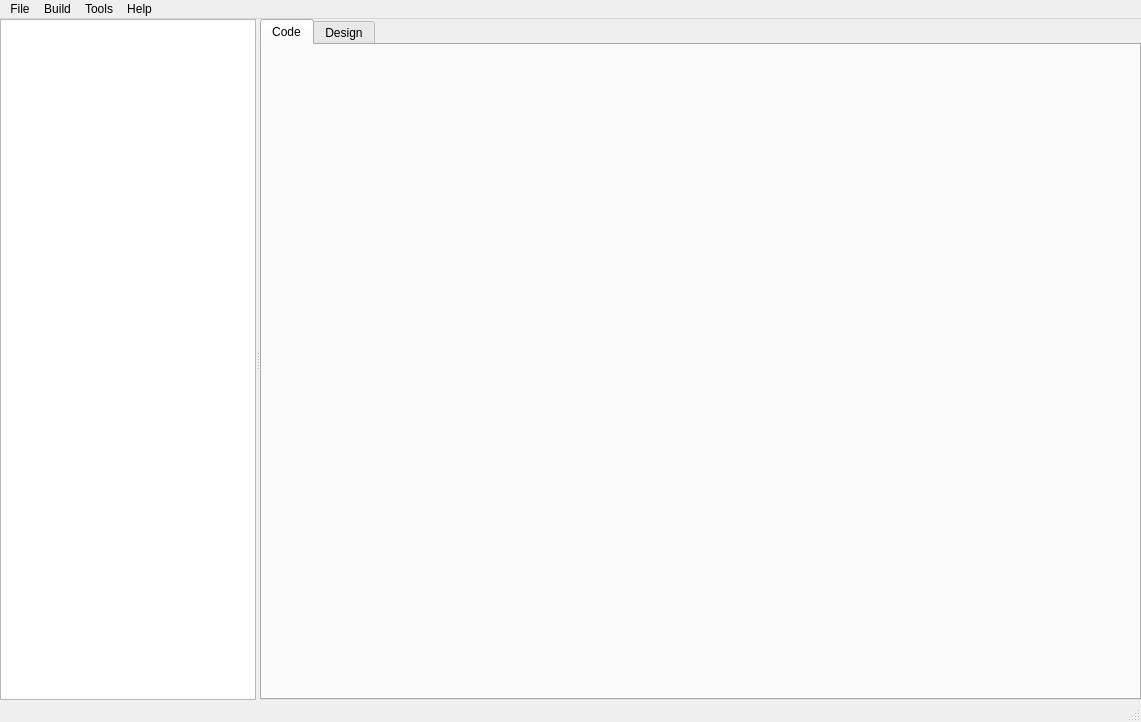
<?xml version="1.0" encoding="UTF-8"?>
<ui version="4.0">
 <class>MainWindow</class>
 <widget class="QMainWindow" name="MainWindow">
  <property name="geometry">
   <rect>
    <x>0</x>
    <y>0</y>
    <width>1141</width>
    <height>722</height>
   </rect>
  </property>
  <property name="acceptDrops">
   <bool>true</bool>
  </property>
  <property name="windowTitle">
   <string>TCAX Creator</string>
  </property>
  <property name="windowIcon">
   <iconset resource="res/res.qrc">
    <normaloff>:/icons/tcax.ico</normaloff>:/icons/tcax.ico</iconset>
  </property>
  <widget class="QWidget" name="centralWidget">
   <layout class="QVBoxLayout" name="verticalLayout">
    <property name="spacing">
     <number>0</number>
    </property>
    <property name="leftMargin">
     <number>0</number>
    </property>
    <property name="topMargin">
     <number>0</number>
    </property>
    <property name="rightMargin">
     <number>0</number>
    </property>
    <property name="bottomMargin">
     <number>0</number>
    </property>
    <item>
     <widget class="QSplitter" name="splitter">
      <property name="orientation">
       <enum>Qt::Horizontal</enum>
      </property>
      <widget class="QTreeView" name="folderTreeView">
       <property name="sizePolicy">
        <sizepolicy hsizetype="Preferred" vsizetype="Minimum">
         <horstretch>0</horstretch>
         <verstretch>0</verstretch>
        </sizepolicy>
       </property>
       <property name="minimumSize">
        <size>
         <width>0</width>
         <height>0</height>
        </size>
       </property>
       <property name="contextMenuPolicy">
        <enum>Qt::CustomContextMenu</enum>
       </property>
       <property name="acceptDrops">
        <bool>false</bool>
       </property>
      </widget>
      <widget class="QTabWidget" name="tabWidget">
       <property name="sizePolicy">
        <sizepolicy hsizetype="Expanding" vsizetype="Expanding">
         <horstretch>30</horstretch>
         <verstretch>0</verstretch>
        </sizepolicy>
       </property>
       <property name="currentIndex">
        <number>0</number>
       </property>
       <widget class="QWidget" name="tabCode">
        <attribute name="title">
         <string>Code</string>
        </attribute>
        <layout class="QVBoxLayout" name="verticalLayout_2">
         <property name="spacing">
          <number>0</number>
         </property>
         <property name="leftMargin">
          <number>0</number>
         </property>
         <property name="topMargin">
          <number>0</number>
         </property>
         <property name="rightMargin">
          <number>0</number>
         </property>
         <property name="bottomMargin">
          <number>0</number>
         </property>
         <item>
          <widget class="ScriptEditor" name="scriptEditor" native="true">
           <property name="acceptDrops">
            <bool>true</bool>
           </property>
          </widget>
         </item>
        </layout>
       </widget>
       <widget class="QWidget" name="tabDesign">
        <attribute name="title">
         <string>Design</string>
        </attribute>
        <layout class="QVBoxLayout" name="verticalLayout_3">
         <property name="spacing">
          <number>0</number>
         </property>
         <property name="leftMargin">
          <number>0</number>
         </property>
         <property name="topMargin">
          <number>0</number>
         </property>
         <property name="rightMargin">
          <number>0</number>
         </property>
         <property name="bottomMargin">
          <number>0</number>
         </property>
         <item>
          <widget class="ScriptDesigner" name="scriptDesigner" native="true"/>
         </item>
        </layout>
       </widget>
      </widget>
     </widget>
    </item>
   </layout>
  </widget>
  <widget class="QStatusBar" name="statusBar"/>
  <widget class="QMenuBar" name="menuBar">
   <property name="geometry">
    <rect>
     <x>0</x>
     <y>0</y>
     <width>1141</width>
     <height>26</height>
    </rect>
   </property>
   <property name="nativeMenuBar">
    <bool>true</bool>
   </property>
   <widget class="QMenu" name="menuFile">
    <property name="title">
     <string>File</string>
    </property>
    <widget class="QMenu" name="menuNewFile">
     <property name="title">
      <string>New ...</string>
     </property>
     <property name="icon">
      <iconset resource="res/res.qrc">
       <normaloff>:/buttons/page_white_text.png</normaloff>:/buttons/page_white_text.png</iconset>
     </property>
     <addaction name="actionTcc_File"/>
     <addaction name="actionASS_File"/>
     <addaction name="actionPython_File"/>
     <addaction name="separator"/>
     <addaction name="actionVSScript"/>
     <addaction name="actionAVSScript"/>
    </widget>
    <widget class="QMenu" name="menuRecent">
     <property name="title">
      <string>Recent</string>
     </property>
     <property name="icon">
      <iconset resource="res/res.qrc">
       <normaloff>:/buttons/folder.png</normaloff>:/buttons/folder.png</iconset>
     </property>
     <addaction name="separator"/>
    </widget>
    <addaction name="actionOpenFolder"/>
    <addaction name="menuNewFile"/>
    <addaction name="actionSave"/>
    <addaction name="menuRecent"/>
    <addaction name="separator"/>
    <addaction name="actionPreferences"/>
    <addaction name="actionAssoc"/>
    <addaction name="separator"/>
    <addaction name="actionExit"/>
   </widget>
   <widget class="QMenu" name="menuBuild">
    <property name="title">
     <string>Build</string>
    </property>
    <addaction name="actionCompile"/>
    <addaction name="actionClean"/>
    <addaction name="separator"/>
    <addaction name="actionExplore"/>
   </widget>
   <widget class="QMenu" name="menuTools">
    <property name="title">
     <string>Tools</string>
    </property>
    <addaction name="actionCapColor"/>
    <addaction name="separator"/>
    <addaction name="actionKass"/>
    <addaction name="actionTass"/>
    <addaction name="separator"/>
    <addaction name="actionAssConvertor"/>
   </widget>
   <widget class="QMenu" name="menuHelp">
    <property name="tearOffEnabled">
     <bool>false</bool>
    </property>
    <property name="title">
     <string>Help</string>
    </property>
    <property name="separatorsCollapsible">
     <bool>false</bool>
    </property>
    <property name="toolTipsVisible">
     <bool>false</bool>
    </property>
    <addaction name="actionGithub"/>
    <addaction name="separator"/>
    <addaction name="actionTCAX_Explore"/>
    <addaction name="separator"/>
    <addaction name="actionTCAX_Manual"/>
    <addaction name="actionForum"/>
    <addaction name="separator"/>
    <addaction name="actionAbout"/>
   </widget>
   <addaction name="menuFile"/>
   <addaction name="menuBuild"/>
   <addaction name="menuTools"/>
   <addaction name="menuHelp"/>
  </widget>
  <action name="actionExit">
   <property name="icon">
    <iconset resource="res/res.qrc">
     <normaloff>:/svgs/close.svg</normaloff>:/svgs/close.svg</iconset>
   </property>
   <property name="text">
    <string>Exit</string>
   </property>
  </action>
  <action name="actionOpenFolder">
   <property name="icon">
    <iconset resource="res/res.qrc">
     <normaloff>:/buttons/folder_add.png</normaloff>:/buttons/folder_add.png</iconset>
   </property>
   <property name="text">
    <string>Open Folder</string>
   </property>
  </action>
  <action name="actionCompile">
   <property name="icon">
    <iconset resource="res/res.qrc">
     <normaloff>:/buttons/compile_error.png</normaloff>:/buttons/compile_error.png</iconset>
   </property>
   <property name="text">
    <string>Compile</string>
   </property>
  </action>
  <action name="actionKass">
   <property name="icon">
    <iconset resource="res/res.qrc">
     <normaloff>:/buttons/page_white_text.png</normaloff>:/buttons/page_white_text.png</iconset>
   </property>
   <property name="text">
    <string>ASS K-tag Typer (KASS)</string>
   </property>
  </action>
  <action name="actionCapColor">
   <property name="icon">
    <iconset resource="res/res.qrc">
     <normaloff>:/buttons/eyedropper_tool.png</normaloff>:/buttons/eyedropper_tool.png</iconset>
   </property>
   <property name="text">
    <string>Capture Color</string>
   </property>
  </action>
  <action name="actionSave">
   <property name="icon">
    <iconset resource="res/res.qrc">
     <normaloff>:/buttons/disk.png</normaloff>:/buttons/disk.png</iconset>
   </property>
   <property name="text">
    <string>Save</string>
   </property>
  </action>
  <action name="actionExplore">
   <property name="icon">
    <iconset resource="res/res.qrc">
     <normaloff>:/buttons/folder_magnify.png</normaloff>:/buttons/folder_magnify.png</iconset>
   </property>
   <property name="text">
    <string>Explore</string>
   </property>
  </action>
  <action name="actionTcc_File">
   <property name="icon">
    <iconset resource="res/res.qrc">
     <normaloff>:/buttons/tc.png</normaloff>:/buttons/tc.png</iconset>
   </property>
   <property name="text">
    <string>TCC File (*.tcc)</string>
   </property>
  </action>
  <action name="actionPython_File">
   <property name="icon">
    <iconset resource="res/res.qrc">
     <normaloff>:/buttons/python.png</normaloff>:/buttons/python.png</iconset>
   </property>
   <property name="text">
    <string>Python Script (*.py)</string>
   </property>
  </action>
  <action name="actionVSScript">
   <property name="icon">
    <iconset resource="res/res.qrc">
     <normaloff>:/buttons/vsedit.png</normaloff>:/buttons/vsedit.png</iconset>
   </property>
   <property name="text">
    <string>VapourSynth Script (*.vpy)</string>
   </property>
  </action>
  <action name="actionAVSScript">
   <property name="icon">
    <iconset resource="res/res.qrc">
     <normaloff>:/buttons/avsp.ico</normaloff>:/buttons/avsp.ico</iconset>
   </property>
   <property name="text">
    <string>Avisynth Script (*.avs)</string>
   </property>
  </action>
  <action name="actionAssConvertor">
   <property name="icon">
    <iconset resource="res/res.qrc">
     <normaloff>:/buttons/page_white_text.png</normaloff>:/buttons/page_white_text.png</iconset>
   </property>
   <property name="text">
    <string>ASS Convertor</string>
   </property>
  </action>
  <action name="actionASS_File">
   <property name="icon">
    <iconset resource="res/res.qrc">
     <normaloff>:/buttons/insert_text.png</normaloff>:/buttons/insert_text.png</iconset>
   </property>
   <property name="text">
    <string>ASS Script (*.ass)</string>
   </property>
  </action>
  <action name="actionForum">
   <property name="icon">
    <iconset resource="res/res.qrc">
     <normaloff>:/buttons/book_open.png</normaloff>:/buttons/book_open.png</iconset>
   </property>
   <property name="text">
    <string>TCAX Forum</string>
   </property>
  </action>
  <action name="actionGithub">
   <property name="icon">
    <iconset resource="res/res.qrc">
     <normaloff>:/buttons/github.png</normaloff>:/buttons/github.png</iconset>
   </property>
   <property name="text">
    <string>Github</string>
   </property>
  </action>
  <action name="actionAbout">
   <property name="icon">
    <iconset resource="res/res.qrc">
     <normaloff>:/buttons/information.png</normaloff>:/buttons/information.png</iconset>
   </property>
   <property name="text">
    <string>About ...</string>
   </property>
  </action>
  <action name="actionTCAX_Manual">
   <property name="icon">
    <iconset resource="res/res.qrc">
     <normaloff>:/buttons/book_open.png</normaloff>:/buttons/book_open.png</iconset>
   </property>
   <property name="text">
    <string>TCAX Manual</string>
   </property>
  </action>
  <action name="actionClean">
   <property name="icon">
    <iconset resource="res/res.qrc">
     <normaloff>:/buttons/erase.png</normaloff>:/buttons/erase.png</iconset>
   </property>
   <property name="text">
    <string>Clean</string>
   </property>
  </action>
  <action name="actionTass">
   <property name="icon">
    <iconset resource="res/res.qrc">
     <normaloff>:/buttons/page_white_text.png</normaloff>:/buttons/page_white_text.png</iconset>
   </property>
   <property name="text">
    <string>ASS T-tag Looper (TASS)</string>
   </property>
  </action>
  <action name="actionPreferences">
   <property name="icon">
    <iconset resource="res/res.qrc">
     <normaloff>:/buttons/wrench.png</normaloff>:/buttons/wrench.png</iconset>
   </property>
   <property name="text">
    <string>Preferences</string>
   </property>
  </action>
  <action name="actionAssoc">
   <property name="icon">
    <iconset resource="res/res.qrc">
     <normaloff>:/buttons/plugin.png</normaloff>:/buttons/plugin.png</iconset>
   </property>
   <property name="text">
    <string>Associate</string>
   </property>
  </action>
  <action name="actionTCAX_Explore">
   <property name="icon">
    <iconset resource="res/res.qrc">
     <normaloff>:/buttons/folder_link.png</normaloff>:/buttons/folder_link.png</iconset>
   </property>
   <property name="text">
    <string>TCAX Explore</string>
   </property>
  </action>
 </widget>
 <layoutdefault spacing="6" margin="11"/>
 <customwidgets>
  <customwidget>
   <class>ScriptEditor</class>
   <extends>QWidget</extends>
   <header>editor/script_editor.h</header>
   <container>1</container>
  </customwidget>
  <customwidget>
   <class>ScriptDesigner</class>
   <extends>QWidget</extends>
   <header>designer/script_designer.h</header>
   <container>1</container>
  </customwidget>
 </customwidgets>
 <resources>
  <include location="res/res.qrc"/>
 </resources>
 <connections/>
</ui>
